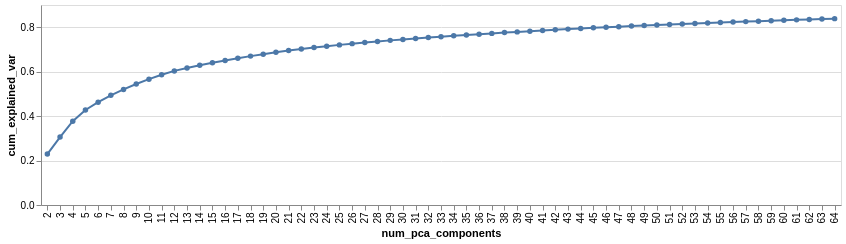

The cell this chart's notebook holds for it:
### Code cell
data = pd.DataFrame({
  'num_pca_components':list(num_components),
  'cum_explained_var': cum_var
})

alt.Chart(data).mark_line(point=True).encode(
    x='num_pca_components:O',
    y='cum_explained_var:Q',
    tooltip=['num_pca_components:O', 'cum_explained_var:Q']
).properties(
    width=800,
    height=200
)

### Figure 1 — Vega-Lite specification as saved in the notebook (floating-point values rounded to 4 significant figures)
{"config": {"view": {"continuousWidth": 300, "continuousHeight": 300}}, "data": {"name": "data-0018defda85f0f55969a9963579e98d4"}, "mark": {"type": "line", "point": true}, "encoding": {"tooltip": [{"field": "num_pca_components", "type": "ordinal"}, {"field": "cum_explained_var", "type": "quantitative"}], "x": {"field": "num_pca_components", "type": "ordinal"}, "y": {"field": "cum_explained_var", "type": "quantitative"}}, "height": 200, "width": 800, "$schema": "https://vega.github.io/schema/vega-lite/v5.16.3.json", "datasets": {"data-0018defda85f0f55969a9963579e98d4": [{"num_pca_components": 2, "cum_explained_var": 0.229}, {"num_pca_components": 3, "cum_explained_var": 0.3058}, {"num_pca_components": 4, "cum_explained_var": 0.3773}, {"num_pca_components": 5, "cum_explained_var": 0.4277}, {"num_pca_components": 6, "cum_explained_var": 0.4627}, {"num_pca_components": 7, "cum_explained_var": 0.4935}, {"num_pca_components": 8, "cum_explained_var": 0.5201}, {"num_pca_components": 9, "cum_explained_var": 0.5445}, {"num_pca_components": 10, "cum_explained_var": 0.5662}, {"num_pca_components": 11, "cum_explained_var": 0.586}, {"num_pca_components": 12, "cum_explained_var": 0.6034}, {"num_pca_components": 13, "cum_explained_var": 0.6166}, {"num_pca_components": 14, "cum_explained_var": 0.6289}, {"num_pca_components": 15, "cum_explained_var": 0.6402}, {"num_pca_components": 16, "cum_explained_var": 0.6506}, {"num_pca_components": 17, "cum_explained_var": 0.6608}, {"num_pca_components": 18, "cum_explained_var": 0.6699}, {"num_pca_components": 19, "cum_explained_var": 0.6786}, {"num_pca_components": 20, "cum_explained_var": 0.6872}, {"num_pca_components": 21, "cum_explained_var": 0.6948}, {"num_pca_components": 22, "cum_explained_var": 0.7022}, {"num_pca_components": 23, "cum_explained_var": 0.7087}, {"num_pca_components": 24, "cum_explained_var": 0.7147}, {"num_pca_components": 25, "cum_explained_var": 0.7205}, {"num_pca_components": 26, "cum_explained_var": 0.7262}, {"num_pca_components": 27, "cum_explained_var": 0.7313}, {"num_pca_components": 28, "cum_explained_var": 0.7362}, {"num_pca_components": 29, "cum_explained_var": 0.7408}, {"num_pca_components": 30, "cum_explained_var": 0.7453}, {"num_pca_components": 31, "cum_explained_var": 0.7494}, {"num_pca_components": 32, "cum_explained_var": 0.7536}, {"num_pca_components": 33, "cum_explained_var": 0.7576}, {"num_pca_components": 34, "cum_explained_var": 0.7615}, {"num_pca_components": 35, "cum_explained_var": 0.7651}, {"num_pca_components": 36, "cum_explained_var": 0.7687}, {"num_pca_components": 37, "cum_explained_var": 0.7723}, {"num_pca_components": 38, "cum_explained_var": 0.7758}, {"num_pca_components": 39, "cum_explained_var": 0.779}, {"num_pca_components": 40, "cum_explained_var": 0.7822}, {"num_pca_components": 41, "cum_explained_var": 0.7854}, {"num_pca_components": 42, "cum_explained_var": 0.7884}, {"num_pca_components": 43, "cum_explained_var": 0.7914}, {"num_pca_components": 44, "cum_explained_var": 0.7943}, {"num_pca_components": 45, "cum_explained_var": 0.7971}, {"num_pca_components": 46, "cum_explained_var": 0.7998}, {"num_pca_components": 47, "cum_explained_var": 0.8025}, {"num_pca_components": 48, "cum_explained_var": 0.8051}, {"num_pca_components": 49, "cum_explained_var": 0.8076}, {"num_pca_components": 50, "cum_explained_var": 0.8102}, {"num_pca_components": 51, "cum_explained_var": 0.8125}, {"num_pca_components": 52, "cum_explained_var": 0.8143}, {"num_pca_components": 53, "cum_explained_var": 0.8166}, {"num_pca_components": 54, "cum_explained_var": 0.8189}, {"num_pca_components": 55, "cum_explained_var": 0.821}, {"num_pca_components": 56, "cum_explained_var": 0.8231}, {"num_pca_components": 57, "cum_explained_var": 0.8252}, {"num_pca_components": 58, "cum_explained_var": 0.8273}, {"num_pca_components": 59, "cum_explained_var": 0.8292}, {"num_pca_components": 60, "cum_explained_var": 0.8312}, {"num_pca_components": 61, "cum_explained_var": 0.8331}, {"num_pca_components": 62, "cum_explained_var": 0.835}, {"num_pca_components": 63, "cum_explained_var": 0.8368}, {"num_pca_components": 64, "cum_explained_var": 0.8387}]}}
